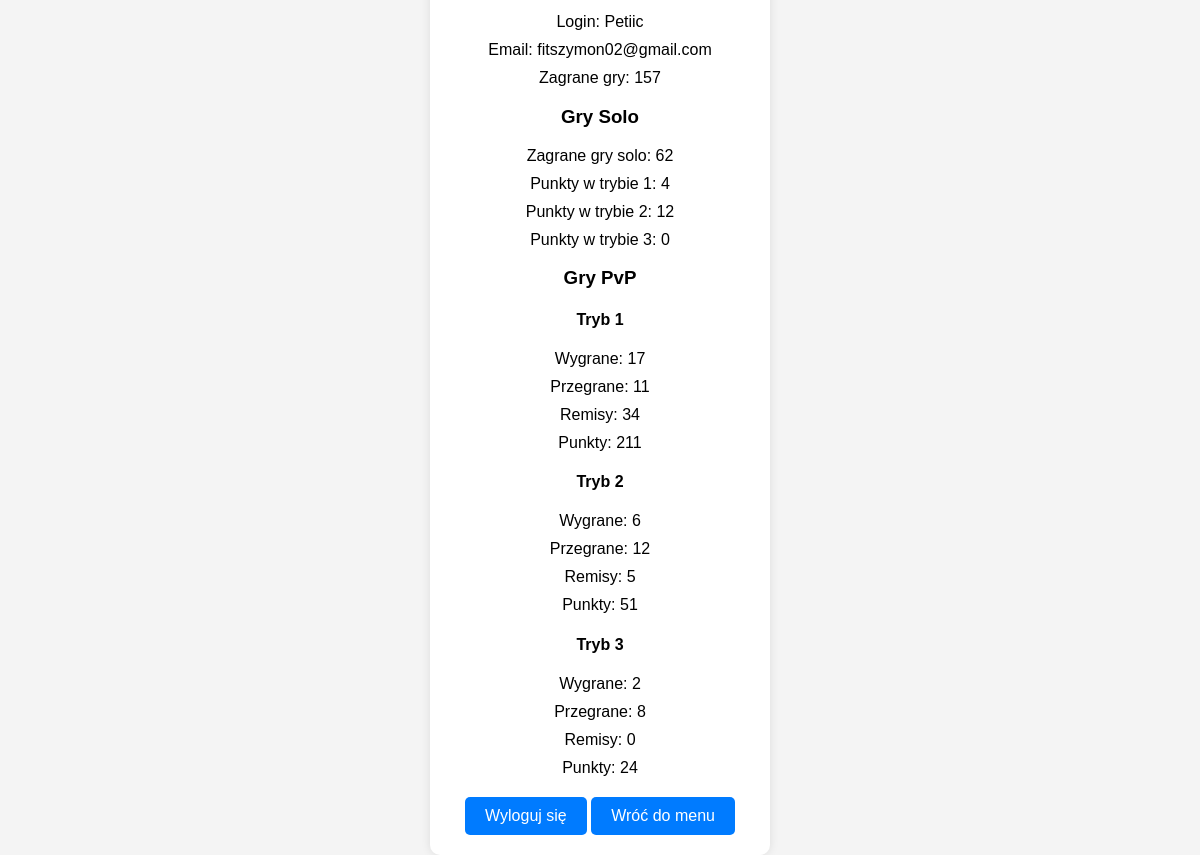
Page /profile/ (signed in) on the earlier database version.
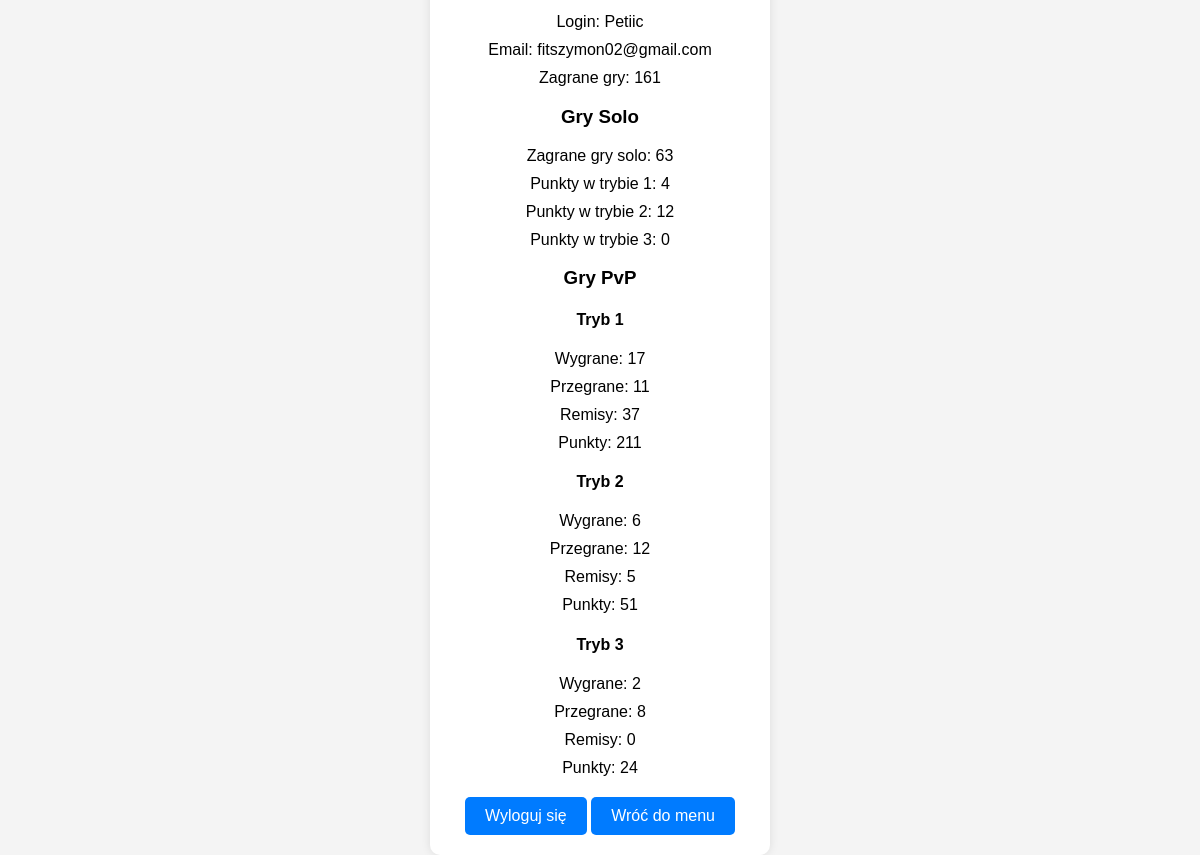
Same page on the later database version.
### my_quiz_app/python_django/profiles/models.py (models this page shows, shortened)
class UserProfile(models.Model):
    user = models.OneToOneField(settings.AUTH_USER_MODEL, on_delete=models.CASCADE)
    pvp_wins_mode1 = models.IntegerField(default=0)
    pvp_wins_mode2 = models.IntegerField(default=0)
    pvp_wins_mode3 = models.IntegerField(default=0)
    pvp_losses_mode1 = models.IntegerField(default=0)
    pvp_losses_mode2 = models.IntegerField(default=0)
    pvp_losses_mode3 = models.IntegerField(default=0)
    pvp_draws_mode1 = models.IntegerField(default=0)
    pvp_draws_mode2 = models.IntegerField(default=0)
    pvp_draws_mode3 = models.IntegerField(default=0)
    solo_games_played = models.IntegerField(default=0)
    email = models.EmailField()
    solo_points_mode1 = models.IntegerField(default=0)
    solo_points_mode2 = models.IntegerField(default=0)
    solo_points_mode3 = models.IntegerField(default=0)
    pvp_points_mode1 = models.IntegerField(default=0)
    pvp_points_mode2 = models.IntegerField(default=0)
    pvp_points_mode3 = models.IntegerField(default=0)

### my_quiz_app/python_django/profiles/views.py (the view)
# urls.py: path('', views.profile, name='profile'),  # To jest widok HTML
@login_required
def profile(request):
    profile = request.user.userprofile
    total_games = (
        profile.pvp_wins_mode1 + profile.pvp_losses_mode1 + profile.pvp_draws_mode1 +
        profile.pvp_wins_mode2 + profile.pvp_losses_mode2 + profile.pvp_draws_mode2 +
        profile.pvp_wins_mode3 + profile.pvp_losses_mode3 + profile.pvp_draws_mode3 + profile.solo_games_played
    )  # Obliczenie liczby zagranych gier
    return render(request, 'profiles/profile.html', {'profile': profile, 'total_games': total_games})

### my_quiz_app/python_django/profiles/templates/profiles/profile.html (shortened to what this page needs)
<!DOCTYPE html>
<html lang="en">
<head>
</head>
<body>
    <div class="profile-container">
        <p>Login: {{ request.user.username }}</p>
        <p>Email: {{ request.user.email }}</p>
        <p>Zagrane gry: {{ total_games }}</p>
        <h3>Gry Solo</h3>
        <p>Zagrane gry solo: {{ profile.solo_games_played }}</p>
        <p>Punkty w trybie 1: {{ profile.solo_points_mode1 }}</p>
        <p>Punkty w trybie 2: {{ profile.solo_points_mode2 }}</p>
        <p>Punkty w trybie 3: {{ profile.solo_points_mode3 }}</p>
        <h3>Gry PvP</h3>
        <h4>Tryb 1</h4>
        <p>Wygrane: {{ profile.pvp_wins_mode1 }}</p>
        <p>Przegrane: {{ profile.pvp_losses_mode1 }}</p>
        <p>Remisy: {{ profile.pvp_draws_mode1 }}</p>
        <p>Punkty: {{ profile.pvp_points_mode1 }}</p>
        <h4>Tryb 2</h4>
        <p>Wygrane: {{ profile.pvp_wins_mode2 }}</p>
        <p>Przegrane: {{ profile.pvp_losses_mode2 }}</p>
        <p>Remisy: {{ profile.pvp_draws_mode2 }}</p>
        <p>Punkty: {{ profile.pvp_points_mode2 }}</p>
        <h4>Tryb 3</h4>
        <p>Wygrane: {{ profile.pvp_wins_mode3 }}</p>
        <p>Przegrane: {{ profile.pvp_losses_mode3 }}</p>
        <p>Remisy: {{ profile.pvp_draws_mode3 }}</p>
        <p>Punkty: {{ profile.pvp_points_mode3 }}</p>
        <a class="button" href="{% url 'account_logout' %}">Wyloguj się</a>
        <a class="button" href="{% url 'menu' %}">Wróć do menu</a>
    </div>
</body>
</html>

Differences in the rows shown:
changed UserProfile: solo_games_played "62" → "63"; pvp_draws_mode1 "34" → "37"
Other differences:
{{ total_games }}: "157" → "161"
